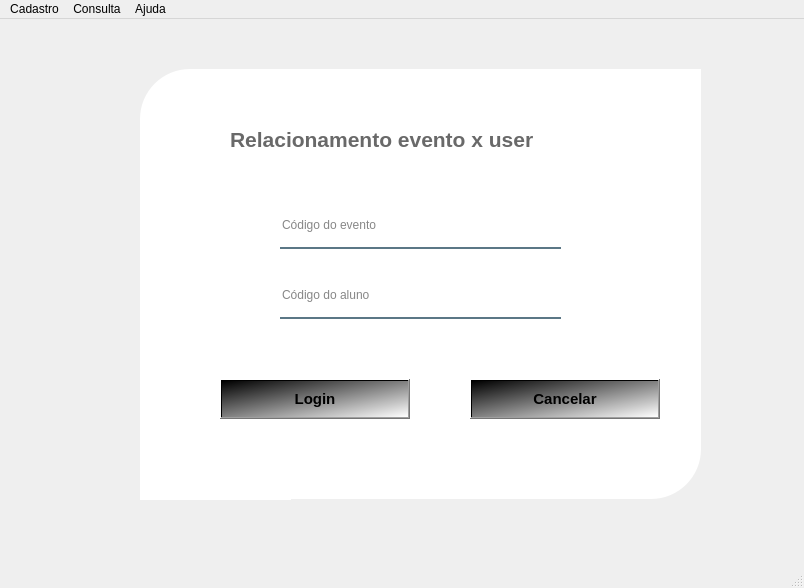
<?xml version="1.0" encoding="UTF-8"?>
<ui version="4.0">
 <class>MainWindow</class>
 <widget class="QMainWindow" name="MainWindow">
  <property name="geometry">
   <rect>
    <x>0</x>
    <y>0</y>
    <width>804</width>
    <height>588</height>
   </rect>
  </property>
  <property name="windowTitle">
   <string>MainWindow</string>
  </property>
  <widget class="QWidget" name="centralwidget">
   <widget class="QWidget" name="widget" native="true">
    <property name="geometry">
     <rect>
      <x>-10</x>
      <y>0</y>
      <width>751</width>
      <height>491</height>
     </rect>
    </property>
    <property name="styleSheet">
     <string notr="true">

QPushButton#pushButton{
background-color: qlineargradient(spread:pad, x1:0, y1:0.505682, x2:1, y2:0.477, stop:0 rgba(236, 141, 26, 219), stop: 1 rgba(160, 96, 18, 180));
color:rgba(255,255,255,210);
border-radius:5px;
}

QPushButton#pushButton_2, #pushButton_3, #pushButton_4, #pushButton_5{
background-color: rgba(0,0,0,0);
color: rgba(85,98,112,255);
}


QPushButton#pushButton_2:hover,#pushButton_3:hover, #pushButton_4:hover, #pushButton_5:hover {
color: rgba(131,96,53,255);
}


QPushButton#pushButton_2:pressed, #pushButton_3:pressed, #pushButton_4:pressed, #pushButton_5:pressed{
padding-left: 5px;
padding-top:5px;
background-color:rgba(0,0,0,0);
}

QPushButton#pushButton:hover{
background-color: qlineargradient(spread:pad, x1:0, y1:0.505682, x2:1, y2:0.477, stop:0 rgba(0, 71, 135, 219), stop: 1 rgba(85, 81, 84, 226));
}

QPushButton#pushButton:pressed{
padding-left:5px;
padding-top:5px;
background-color: rgba(150, 123, 111, 255)
}
</string>
    </property>
    <widget class="QLabel" name="label_3">
     <property name="geometry">
      <rect>
       <x>280</x>
       <y>50</y>
       <width>431</width>
       <height>430</height>
      </rect>
     </property>
     <property name="font">
      <font>
       <pointsize>10</pointsize>
      </font>
     </property>
     <property name="styleSheet">
      <string notr="true">background-color: rgb(255, 255, 255,255);
border-bottom-right-radius:50px;
</string>
     </property>
     <property name="text">
      <string/>
     </property>
    </widget>
    <widget class="QLabel" name="label">
     <property name="geometry">
      <rect>
       <x>150</x>
       <y>50</y>
       <width>151</width>
       <height>431</height>
      </rect>
     </property>
     <property name="styleSheet">
      <string notr="true">background-color: rgb(255, 255, 255);
border-top-left-radius:50px;
</string>
     </property>
     <property name="text">
      <string/>
     </property>
    </widget>
    <widget class="QPushButton" name="pushButton_6">
     <property name="geometry">
      <rect>
       <x>480</x>
       <y>360</y>
       <width>190</width>
       <height>40</height>
      </rect>
     </property>
     <property name="font">
      <font>
       <pointsize>11</pointsize>
       <weight>75</weight>
       <bold>true</bold>
      </font>
     </property>
     <property name="styleSheet">
      <string notr="true">
background: qlineargradient(x1: 0, y1: 0, x2: 1, y2: 1, stop: 0 #000000, stop: 0.5 #808080, stop: 1 #FFFFFF);
color: black;
</string>
     </property>
     <property name="text">
      <string>Cancelar</string>
     </property>
    </widget>
    <widget class="QPushButton" name="pushButton_7">
     <property name="geometry">
      <rect>
       <x>230</x>
       <y>360</y>
       <width>190</width>
       <height>40</height>
      </rect>
     </property>
     <property name="font">
      <font>
       <pointsize>11</pointsize>
       <weight>75</weight>
       <bold>true</bold>
      </font>
     </property>
     <property name="styleSheet">
      <string notr="true">
background: qlineargradient(x1: 0, y1: 0, x2: 1, y2: 1, stop: 0 #000000, stop: 0.5 #808080, stop: 1 #FFFFFF);
color: black;
</string>
     </property>
     <property name="text">
      <string>Login</string>
     </property>
    </widget>
    <widget class="QLabel" name="label_8">
     <property name="geometry">
      <rect>
       <x>240</x>
       <y>100</y>
       <width>541</width>
       <height>40</height>
      </rect>
     </property>
     <property name="font">
      <font>
       <pointsize>16</pointsize>
       <weight>75</weight>
       <bold>true</bold>
      </font>
     </property>
     <property name="styleSheet">
      <string notr="true">color:rgba(0, 0, 0, 150)</string>
     </property>
     <property name="text">
      <string>Relacionamento evento x user</string>
     </property>
    </widget>
    <widget class="QLineEdit" name="lineEdit_3">
     <property name="geometry">
      <rect>
       <x>290</x>
       <y>190</y>
       <width>281</width>
       <height>40</height>
      </rect>
     </property>
     <property name="styleSheet">
      <string notr="true">background-color: rgba(0, 0, 0, 0);
border: none;
border-bottom: 2px solid rgba(46, 82, 101, 200);
color:rgba(0,0,0,240);
padding-bottom:7px;</string>
     </property>
     <property name="placeholderText">
      <string>Código do evento</string>
     </property>
    </widget>
    <widget class="QLineEdit" name="lineEdit_6">
     <property name="geometry">
      <rect>
       <x>290</x>
       <y>260</y>
       <width>281</width>
       <height>40</height>
      </rect>
     </property>
     <property name="styleSheet">
      <string notr="true">background-color: rgba(0, 0, 0, 0);
border: none;
border-bottom: 2px solid rgba(46, 82, 101, 200);
color:rgba(0,0,0,240);
padding-bottom:7px;</string>
     </property>
     <property name="placeholderText">
      <string>Código do aluno</string>
     </property>
    </widget>
   </widget>
  </widget>
  <widget class="QMenuBar" name="menubar">
   <property name="geometry">
    <rect>
     <x>0</x>
     <y>0</y>
     <width>804</width>
     <height>26</height>
    </rect>
   </property>
   <widget class="QMenu" name="menuCadastro">
    <property name="title">
     <string>Cadastro</string>
    </property>
    <widget class="QMenu" name="menuCadastrar">
     <property name="title">
      <string>Cadastrar</string>
     </property>
     <addaction name="actionCurso"/>
     <addaction name="actionMat_ria"/>
     <addaction name="actionAula"/>
     <addaction name="actionUsu_rio"/>
    </widget>
    <addaction name="menuCadastrar"/>
    <addaction name="actionEditar_Deletar"/>
    <addaction name="actionSair"/>
   </widget>
   <widget class="QMenu" name="menuAjuda">
    <property name="title">
     <string>Ajuda</string>
    </property>
    <addaction name="actionO_que_PIN"/>
    <addaction name="actionSobre"/>
    <addaction name="separator"/>
   </widget>
   <widget class="QMenu" name="menuConsulta">
    <property name="title">
     <string>Consulta</string>
    </property>
    <addaction name="separator"/>
    <addaction name="actionConsulta_cadastros"/>
    <addaction name="actionConsulta_faltas"/>
   </widget>
   <addaction name="menuCadastro"/>
   <addaction name="menuConsulta"/>
   <addaction name="menuAjuda"/>
  </widget>
  <widget class="QStatusBar" name="statusbar"/>
  <action name="actionCadastrar_usu_rio">
   <property name="text">
    <string>Cadastrar usuário</string>
   </property>
  </action>
  <action name="actionEditar_Deletar">
   <property name="text">
    <string>Editar / Deletar</string>
   </property>
  </action>
  <action name="actionSair">
   <property name="text">
    <string>Sair</string>
   </property>
  </action>
  <action name="actionSobre">
   <property name="text">
    <string>Sobre</string>
   </property>
  </action>
  <action name="actionConsulta_cadastros">
   <property name="text">
    <string>Consulta cadastros</string>
   </property>
  </action>
  <action name="actionConsulta_faltas">
   <property name="text">
    <string>Consulta faltas</string>
   </property>
  </action>
  <action name="actionCadastrar_aula">
   <property name="text">
    <string>Cadastrar aula</string>
   </property>
  </action>
  <action name="actionCadastrar_mat_ria">
   <property name="text">
    <string>Cadastrar matéria</string>
   </property>
  </action>
  <action name="actionMat_ria">
   <property name="text">
    <string>Matéria</string>
   </property>
  </action>
  <action name="actionCurso">
   <property name="text">
    <string>Curso</string>
   </property>
  </action>
  <action name="actionAula">
   <property name="text">
    <string>Aula</string>
   </property>
  </action>
  <action name="actionUsu_rio">
   <property name="text">
    <string>Usuário</string>
   </property>
  </action>
  <action name="actionO_que_PIN">
   <property name="text">
    <string>O que é PIN?</string>
   </property>
  </action>
 </widget>
 <resources/>
 <connections/>
</ui>
